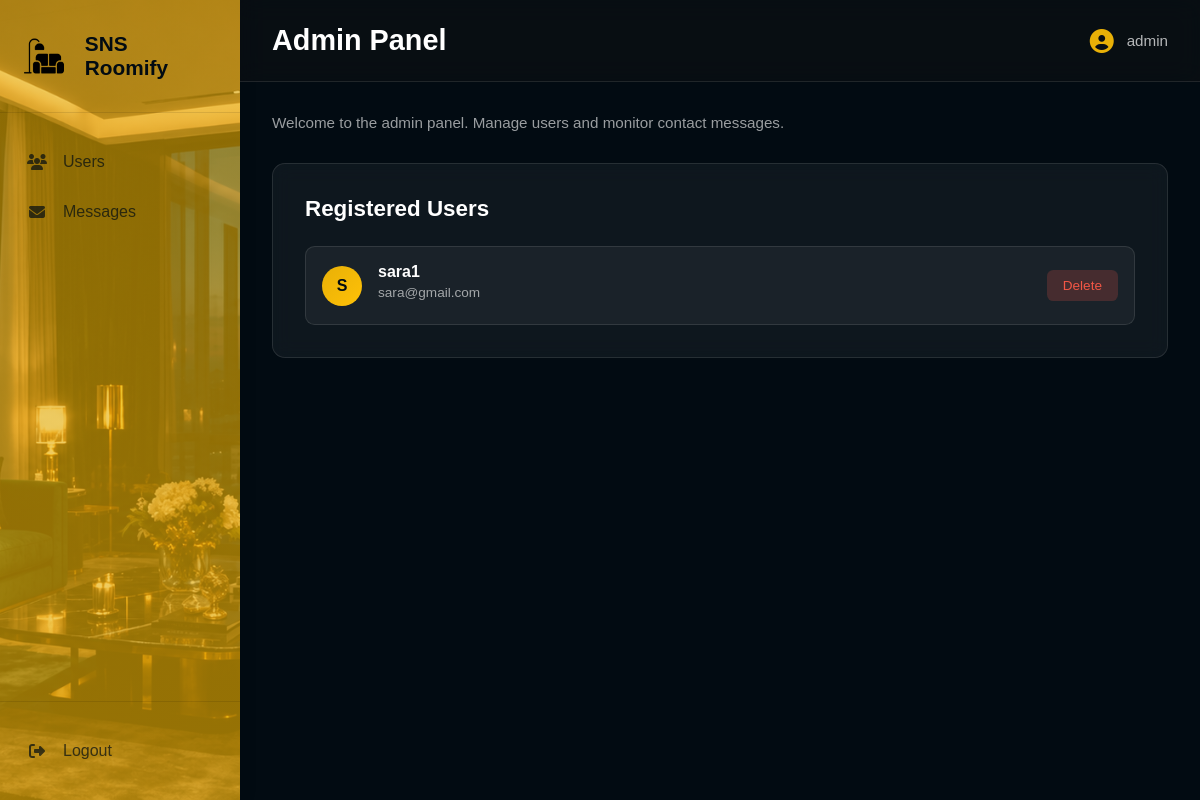
The app's page /admin-dashboard (signed in), older data.
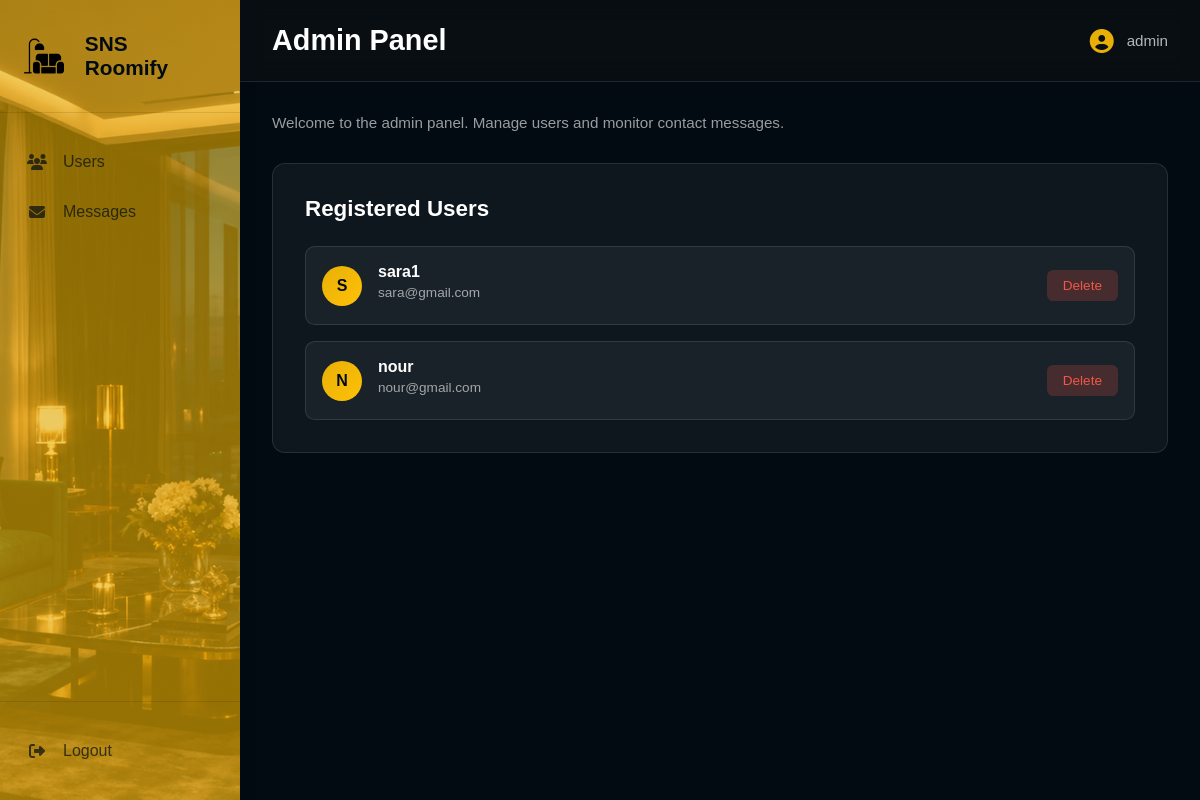
The same page, newer data.
### app.py (models this page shows)
class User(db.Model, UserMixin):
    id = db.Column(db.Integer, primary_key=True)
    username = db.Column(db.String(100), nullable=False)
    email = db.Column(db.String(120), unique=True, nullable=False)
    password = db.Column(db.String(100), nullable=False)
    phone = db.Column(db.String(20), nullable=False)
    is_admin = db.Column(db.Integer, default=0, nullable=False)

### app.py (the view)
@login_required
@app.route("/admin-dashboard")
def admin_dashboard():
    user_id = session.get("user_id")
    admin = User.query.get(user_id) if user_id else None
    if not admin:
        session.clear()
        return redirect("/signin")
    if int(admin.is_admin) != 1:
        return redirect("/user-dashboard")
    users = User.query.filter(User.is_admin != 1).all()
    return render_template(
        "admin_dashboard.html",
        username=admin.username,
        users=users,
        active_page='admin_dashboard'
    )

### app.py (called while the page is built)
@login_manager.user_loader
def load_user(user_id):
    return User.query.get(int(user_id))

### templates/admin_dashboard.html (shortened to what this page needs)
<!DOCTYPE html>
<html>
<head>
    <link rel="stylesheet" href="https://cdnjs.cloudflare.com/ajax/libs/font-awesome/6.4.0/css/all.min.css">
    <link rel="stylesheet" href="{{ url_for('static', filename='css/admin_panel.css') }}">
</head>
<body>
    <div class="admin-container">
        {% include 'components/sidebar.html' %}
        <main class="main-content">
            <div class="top-bar">
                <h1>Admin Panel</h1>
                <div class="user-menu">
                    <i class="fas fa-user-circle"></i>
                    <span>{{ username }}</span>
                </div>
            </div>
            <div class="page-content">
                <div class="page-header">
                    <p>Welcome to the admin panel. Manage users and monitor contact messages.</p>
                </div>
                <div class="users-card">
                    <h2>Registered Users</h2>
                    <div class="users-container">
                        {% for user in users %}
                        <div class="user-row">
                            <div class="user-avatar">
                                {{ user.username[0].upper() }}
                            </div>
                            <div class="user-info">
                                <h3>{{ user.username }}</h3>
                                <p>{{ user.email }}</p>
                            </div>
                            {% if user.is_admin != 1 %}
                            <button type="button" class="delete-btn" onclick="confirmDeleteUser('/delete-user/{{ user.id }}', '{{ user.username }}')">Delete</button>
                            {% endif %}
                        </div>
                        {% endfor %}
                    </div>
                </div>
            </div>
        </main>
    </div>
</body>
</html>

### templates/components/sidebar.html (shortened to what this page needs)
<aside class="sidebar">
  <div class="sidebar-header">
    <div class="logo">
      <img src="{{ url_for('static', filename='images/logo.png') }}" alt="SNS Roomify Logo" style="width: 40px; height: 40px; margin-right: 0.5rem;" />
      <span>SNS Roomify</span>
    </div>
  </div>
  <nav class="sidebar-nav">
    {% if session.get('is_admin') == 1 %}
      <a href="/admin-users" class="nav-item {% if active_page == 'admin_users' %}active{% endif %}">
        <i class="fas fa-users"></i>
        <span>Users</span>
      </a>
      <a href="/admin-contact-messages" class="nav-item {% if active_page == 'admin_contact_messages' %}active{% endif %}">
        <i class="fas fa-envelope"></i>
        <span>Messages</span>
      </a>
    {% endif %}
  </nav>
  <div class="sidebar-footer">
    <a href="/logout" class="nav-item logout">
      <i class="fas fa-sign-out-alt"></i>
      <span>Logout</span>
    </a>
  </div>
</aside>

### static/css/admin_panel.css (style rules this page uses)
* { margin: 0; padding: 0; box-sizing: border-box; }
body { font-family: "Poppins", sans-serif; background-color: var(--color-bg-dark); color: var(--color-text-light); }
.admin-container { display: flex; height: 100vh; }
.sidebar { width: 240px; background: linear-gradient(rgba(232, 176, 7, 0.6), rgba(232, 176, 7, 0.65)), url("/static/images/background-main1.jpg"); background-size: cover; background-position: center; color: var(--color-bg-dark); display: flex; flex-direction: column; box-shadow: 2px 0 15px rgba(0, 0, 0, 0.1); position: fixed; height: 100vh; overflow-y: auto; }
.sidebar-header { padding: 2rem 1.5rem; border-bottom: 1px solid rgba(0, 0, 0, 0.1); }
.logo { display: flex; align-items: center; gap: 0.8rem; font-size: 1.3rem; font-weight: 600; }
.sidebar-nav { flex: 1; padding: 1.5rem 0; }
.nav-item { display: flex; align-items: center; gap: 1rem; padding: 1rem 1.5rem; color: rgba(2, 11, 18, 0.7); text-decoration: none; transition: all 0.3s ease; cursor: pointer; border-left: 3px solid transparent; }
.nav-item i { width: 20px; text-align: center; }
.sidebar-footer { padding: 1.5rem 0; border-top: 1px solid rgba(0, 0, 0, 0.1); }
.nav-item.logout { margin: 0; color: rgba(2, 11, 18, 0.7); }
.main-content { flex: 1; margin-left: 240px; display: flex; flex-direction: column; background: var(--color-bg-dark); overflow-y: auto; }
.top-bar { background: rgba(20, 20, 20, 0.35); padding: 1.5rem 2rem; display: flex; justify-content: space-between; align-items: center; border-bottom: 1px solid rgba(255, 255, 255, 0.1); backdrop-filter: blur(12px); }
.top-bar h1 { font-size: 1.8rem; color: var(--color-text-light); }
.user-menu { display: flex; align-items: center; gap: 0.8rem; color: rgba(255, 255, 255, 0.7); font-size: 0.95rem; }
.user-menu i { font-size: 1.5rem; color: var(--color-primary); }
.page-content { padding: 2rem; flex: 1; overflow-y: auto; }
.page-header { margin-bottom: 2rem; }
.page-header p { color: rgba(255, 255, 255, 0.6); font-size: 0.95rem; }
.view-btn, .delete-btn { padding: 0.5rem 1rem; border: none; border-radius: 0.4rem; cursor: pointer; font-size: 0.85rem; display: flex; align-items: center; gap: 0.4rem; transition: all 0.2s; }
.delete-btn { background: rgba(242, 87, 70, 0.2); color: var(--color-error); }
.users-card { background: rgba(255, 255, 255, 0.05); border-radius: 0.8rem; border: 1px solid rgba(255, 255, 255, 0.1); padding: 2rem; backdrop-filter: blur(10px); }
.users-card h2 { font-size: 1.4rem; color: var(--color-text-light); margin-bottom: 1.5rem; }
.users-container { display: flex; flex-direction: column; gap: 1rem; }
.user-row { display: flex; align-items: center; gap: 1rem; padding: 1rem; border-radius: 0.6rem; background: rgba(255, 255, 255, 0.05); border: 1px solid rgba(255, 255, 255, 0.1); transition: all 0.2s; }
.user-avatar { width: 2.5rem; height: 2.5rem; border-radius: 50%; background: linear-gradient(135deg, var(--color-primary) 0%, #ffc107 100%); color: var(--color-bg-dark); display: flex; justify-content: center; align-items: center; font-weight: 600; flex-shrink: 0; }
.user-info { flex: 1; min-width: 0; }
.user-info h3 { margin: 0 0 0.25rem 0; font-size: 1rem; color: var(--color-text-light); }
.user-info p { margin: 0 0 0.5rem 0; color: rgba(255, 255, 255, 0.6); font-size: 0.85rem; }

### static/css/variables.css (style rules this page uses)
:root { --color-primary: #e8b007; --color-primary-dark: #d4a006; --color-bg-dark: #020b12; --color-text-light: #ffffff; --color-text-muted: rgba(255, 255, 255, 0.6); --color-error: #f25746; --color-success: #28a745; --border-light: 1px solid rgba(255, 255, 255, 0.1); --border-dark: 1px solid rgba(0, 0, 0, 0.1); --font-main: "Poppins", sans-serif; }

Row changes from the older to the newer data that the page shows:
added User: username "N", username "nour", email "nour@gmail.com"
